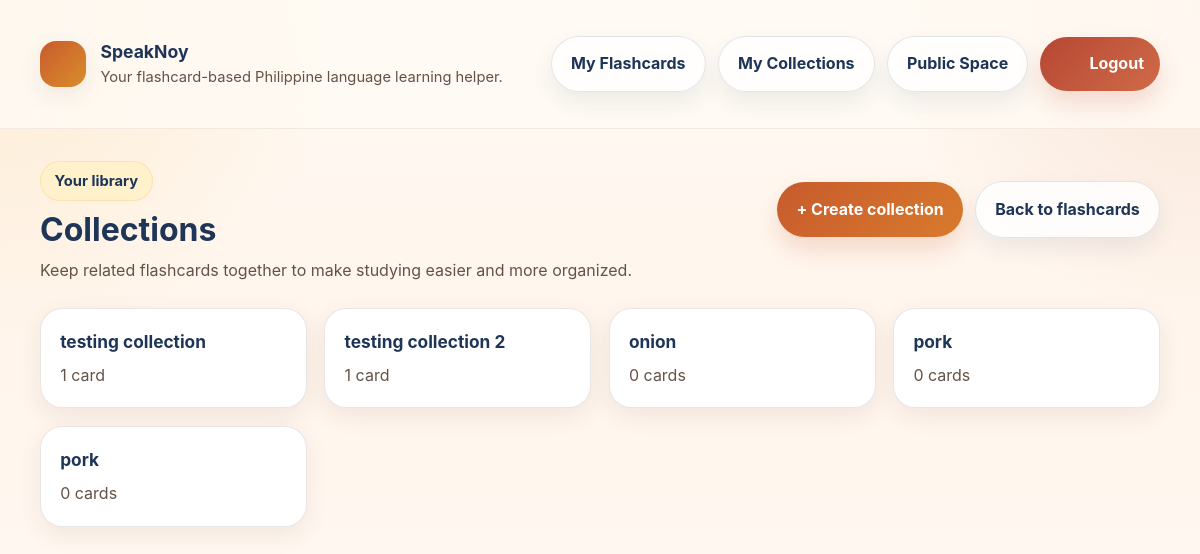
Before: /SpeakNoy/collections/ (signed in) with the older database file.
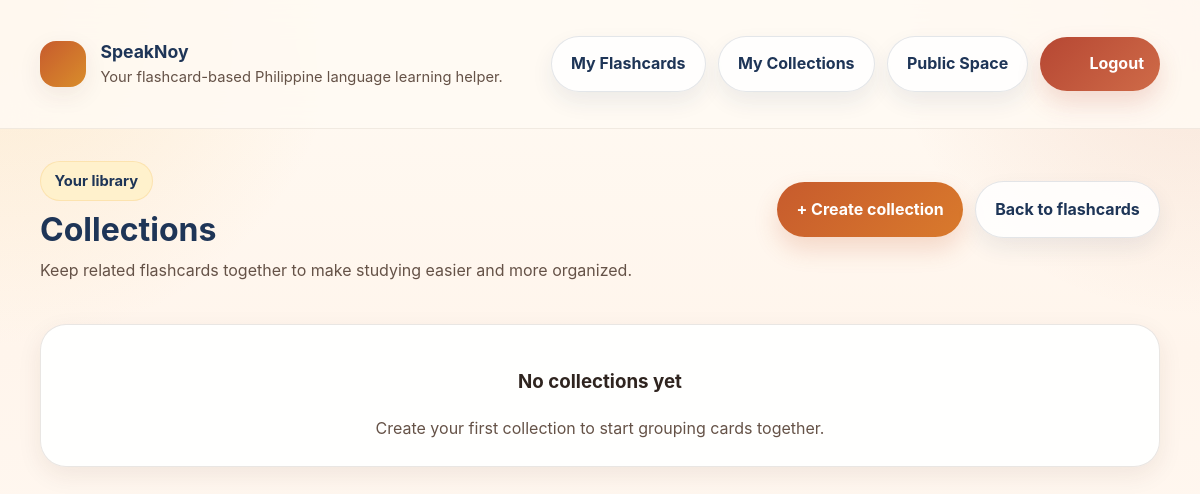
After: the same page with the newer database file.
### SpeakNoy/models.py (models this page shows, shortened)
class FlashcardCollection(models.Model):
    name = models.CharField(max_length=63)
    creator = models.ForeignKey(
        settings.AUTH_USER_MODEL,
        on_delete=models.CASCADE,
        null=True,
        blank=True
    )
    flashcards = models.ManyToManyField(
        Flashcard,
        blank=True,
        related_name='collections'
    )

### SpeakNoy/views.py (the view)
# urls.py: path('collections/', collection_list_view, name='collectionlist'),
def collection_list_view(request):
    collections = FlashcardCollection.objects.filter(creator=request.user)
    return render(request, "flashcards/collection_list.html", {"collections": collections})

### templates/flashcards/collection_list.html (shortened to what this page needs)
{% extends 'base.html' %}
{% load static %}
{% block content %}
    <div class="page-header">
        <div class="page-header-main">
            <span class="badge badge-soft">Your library</span>
            <h1 style="margin-top: 0.65rem;">Collections</h1>
            <p style="margin-top: 0.6rem;">Keep related flashcards together to make studying easier and more organized.</p>
        </div>
        <div class="page-actions">
            {% if user.is_authenticated %}
                <a href="{% url 'SpeakNoy:collectioncreate' %}" class="btn-primary">+ Create collection</a>
            {% endif %}
            <a href="{% url 'SpeakNoy:cardlist' %}" class="btn-secondary">Back to flashcards</a>
        </div>
    </div>
    <div class="review-cards">
        {% for collection in collections %}
            <div class="review-card">
                <a href="{% url 'SpeakNoy:collection' collection.pk %}">
                    <h3>{{ collection.name }}</h3>
                    <p>{{ collection.flashcards.count }} card{{ collection.flashcards.count|pluralize }}</p>
                </a>
            </div>
        {% empty %}
            <div class="empty-state">
                <h3>No collections yet</h3>
                <p>Create your first collection to start grouping cards together.</p>
            </div>
        {% endfor %}
    </div>
{% endblock %}

Changed rows visible on the page:
removed FlashcardCollection: name "testing collection", flashcards.count "1"
removed FlashcardCollection: name "testing collection 2", flashcards.count "1"
removed FlashcardCollection: name "onion", flashcards.count "0"
removed FlashcardCollection: name "pork", flashcards.count "0"
removed FlashcardCollection: name "pork", flashcards.count "0"
Other visible differences:
text now shown: "No collections yet Create your first collection to start grouping cards together."
